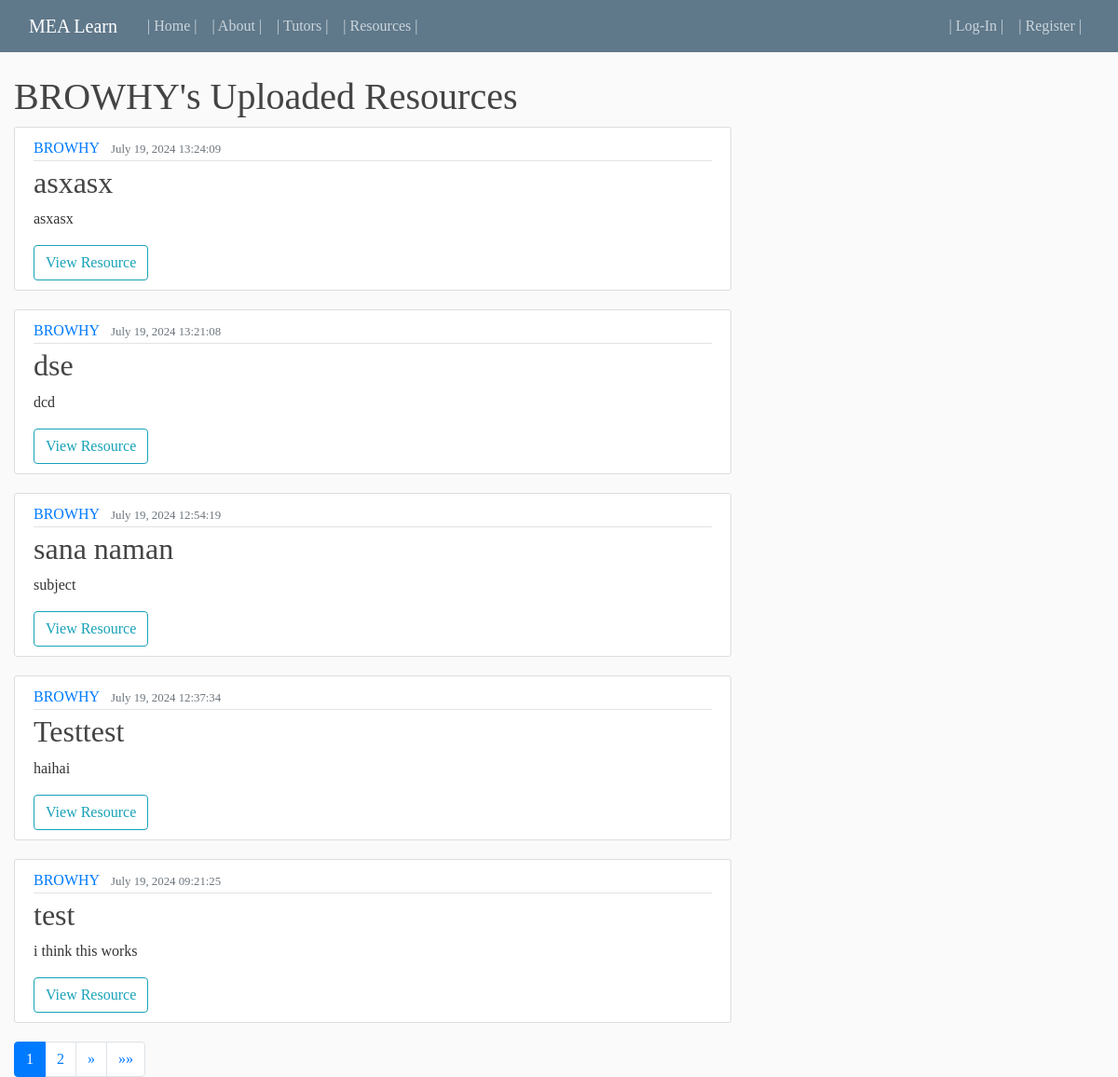
The page /user/BROWHY/ on the database its author committed.
### blog/models.py (models this page shows, shortened)
class Resource(models.Model):
    SUBJECT_CHOICES = [
        ('MATH 31.1', 'MATH 31.1'),
        ('LAS 21', 'LAS 21'),
        ('MATH 31.2', 'MATH 31.2'),
        ('DECSC 22', 'DECSC 22'),
        ('ITMGT 25.03', 'ITMGT 25.03'),
        ('MATH 31.3', 'MATH 31.3'),
        ('ACCT 115', 'ACCT 115'),
        ('LLAW 113', 'LLAW 113'),
        ('MATH 70.1', 'MATH 70.1'),
        ('ECON 110', 'ECON 110'),
        ('ACCT 125', 'ACCT 125'),
        ('LLAW 115', 'LLAW 115'),
        ('MATH 61.2', 'MATH 61.2'),
        ('DECSC 25', 'DECSC 25'),
        ('ECON 121', 'ECON 121'),
        ('FINN 115', 'FINN 115'),
        ('QUANT 121', 'QUANT 121'),
        ('QUANT 162', 'QUANT 162'),
        ('LAS 111', 'LAS 111'),
        ('MKTG 111', 'MKTG 111'),
        ('QUANT 163', 'QUANT 163'),
        ('LAS 123', 'LAS 123'),
        ('QUANT 192', 'QUANT 192'),
        ('LAS 120', 'LAS 120'),
        ('LAS 140', 'LAS 140'),
        ('OPMAN 125', 'OPMAN 125'),
        ('QUANT 164', 'QUANT 164'),
        ('QUANT 199', 'QUANT 199'),
        ('LAS 197.10', 'LAS 197.10'),
    ]
    title = models.CharField(max_length=150)
    description = models.TextField()
    subject = models.CharField(max_length=100, choices=SUBJECT_CHOICES, default='None')
    date_uploaded = models.DateTimeField(default=timezone.now)
    file = models.FileField(upload_to='resource_files')
    author = models.ForeignKey(User, on_delete=models.CASCADE)

### blog/views.py (the view)
# urls.py: path('user/<str:username>/', UserResourceListView.as_view(), name='user-resources'),
class UserResourceListView(ListView):
    model = Resource
    template_name = 'blog/user_resource_list.html'
    context_object_name = 'resources'
    paginate_by = 5
    def get_queryset(self):
        user = get_object_or_404(User, username=self.kwargs.get('username'))
        return Resource.objects.filter(author=user).order_by('-date_uploaded')

### blog/templates/blog/user_resource_list.html (shortened to what this page needs)
{% extends "blog/base.html" %}
{% load static %}
{% block content %}
    <h1>{{ view.kwargs.username }}'s Uploaded Resources</h1>
    <div class="resource-list">
        {% for resource in resources %}
            <div class="resource-container">
                <article class="media content-section">
                    <div class="media-body">
                        <div class="article-metadata">
                            <a class="mr-2" href="{% url 'user-resources' resource.author.username %}">{{ resource.author }}</a>
                            <small class="text-muted">{{ resource.date_uploaded|date:"F d, Y H:i:s" }}</small>
                        </div>
                        <h2>
                            <a class="article-title" href="{% url 'resource-detail' resource.id %}">{{ resource.title }}</a>
                        </h2>
                        <p class="article-content">{{ resource.description }}</p>
                        <div class="file-container">
                            {% if resource.file %}
                                <a href="{{ resource.file.url }}" target="_blank" class="btn btn-outline-info">View Resource</a>
                            {% else %}
                                <p>No file uploaded.</p>
                            {% endif %}
                        </div>
                    </div>
                </article>
            </div>
        {% empty %}
            <p>No resources found.</p>
        {% endfor %}
    </div>
    <div class="pagination">
        {% if is_paginated %}
            <nav aria-label="Page navigation">
                <ul class="pagination justify-content-center">
                    {% for num in page_obj.paginator.page_range %}
                        {% if page_obj.number == num %}
                            <li class="page-item active"><span class="page-link">{{ num }}</span></li>
                        {% elif num > page_obj.number|add:'-3' and num < page_obj.number|add:'3' %}
                            <li class="page-item"><a class="page-link" href="?page={{ num }}">{{ num }}</a></li>
                        {% endif %}
                    {% endfor %}
                    {% if page_obj.has_next %}
                        <li class="page-item">
                            <a class="page-link" href="?page={{ page_obj.next_page_number }}" aria-label="Next">
                                <span aria-hidden="true">&raquo;</span>
                            </a>
                        </li>
                        <li class="page-item">
                            <a class="page-link" href="?page={{ page_obj.paginator.num_pages }}" aria-label="Last">
                                <span aria-hidden="true">&raquo;&raquo;</span>
                            </a>
                        </li>
                    {% endif %}
                </ul>
            </nav>
        {% endif %}
    </div>
{% endblock content %}

### blog/static/blog/main.css (style rules this page uses)
body { font-family: 'Playfair Display', serif !important; background: #fafafa; color: #333333; margin: 0; padding: 0; box-sizing: border-box; margin-top: 5rem; }
h1, h2, h3, h4, h5, h6 { color: #444444; }
ul { margin: 0; }
.content-section { background: #ffffff; padding: 10px 20px; border: 1px solid #dddddd; border-radius: 3px; margin-bottom: 20px; }
.article-title { color: #444444; }
.article-content { white-space: pre-line; }
.article-metadata { padding-bottom: 1px; margin-bottom: 4px; border-bottom: 1px solid #e3e3e3; }

### blog/templates/blog/base.html (style rules this page uses)
body { font-family: 'Karla', sans-serif; }

### rows shown on the page
Resource: author "BROWHY", date_uploaded "July 19, 2024 13:24:09", title "asxasx", description "asxasx"
Resource: author "BROWHY", date_uploaded "July 19, 2024 13:21:08", title "dse", description "dcd"
Resource: author "BROWHY", date_uploaded "July 19, 2024 12:54:19", title "sana naman", description "subject"
Resource: author "BROWHY", date_uploaded "July 19, 2024 12:37:34", title "Testtest", description "haihai"
Resource: author "BROWHY", date_uploaded "July 19, 2024 09:21:25", title "test", description "i think this works"

### other values the page prints
{{ view.kwargs.username }} "BROWHY"
{{ num }} "1"
{{ num }} "2"
